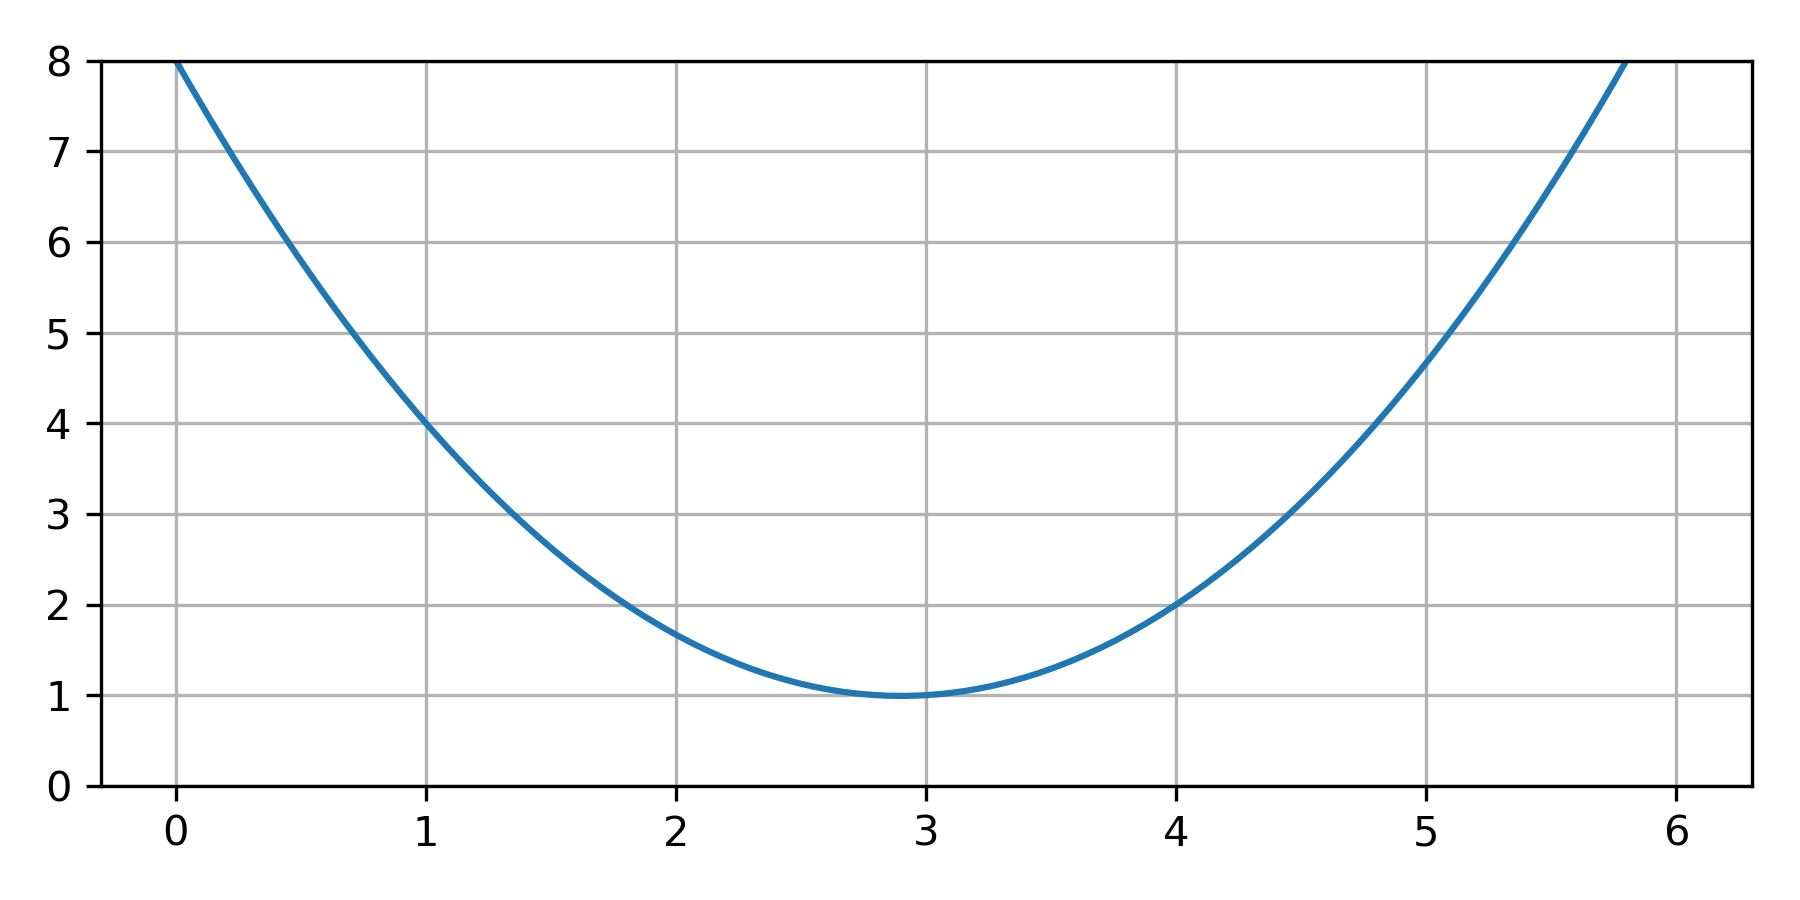

Reproduce this figure in Python.
#!/usr/bin/env python
#* This file is part of the MOOSE framework
#* https://www.mooseframework.org
#*
#* All rights reserved, see COPYRIGHT for full restrictions
#* https://github.com/idaholab/moose/blob/master/COPYRIGHT
#*
#* Licensed under LGPL 2.1, please see LICENSE for details
#* https://www.gnu.org/licenses/lgpl-2.1.html

from matplotlib import pyplot
import numpy

x = numpy.linspace(0, 6, num=100)
y = lambda x: 8. - 29./6.*x + 5./6.*x*x
fig = pyplot.figure(figsize=(6,3), dpi=300, tight_layout=True)
ax = fig.add_subplot(111, ylim=[0,8])
ax.grid(True, color=[0.7]*3)
ax.plot(x, y(x))
fig.savefig('fem_example.png')
